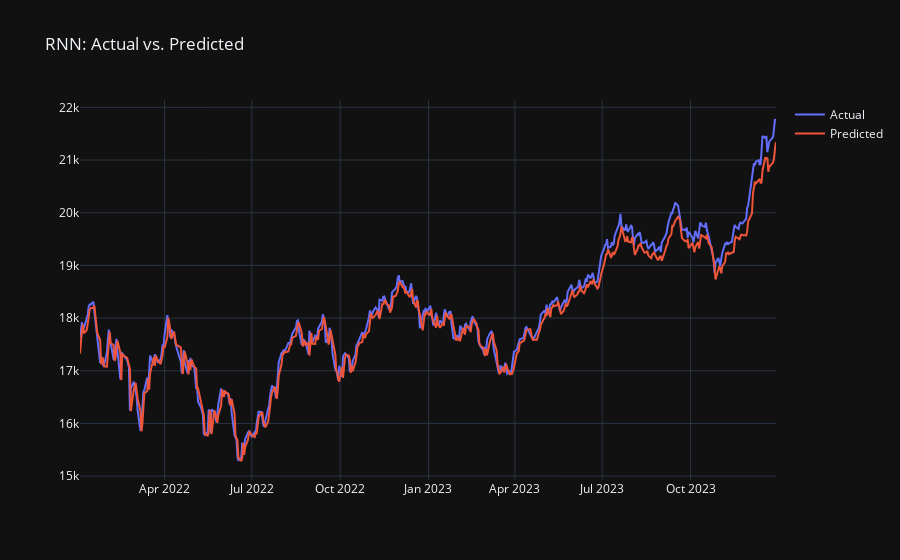

Notebook code for this chart:
### Markdown cell above
### 4. Recurrent Neural Network (RNN)
A type of neural network designed to work with sequential data like time-series stock prices.

### Code cell
# Reshape data for RNN
X_train_rnn = X_train_scaled.reshape((X_train_scaled.shape[0], 1, X_train_scaled.shape[1]))
X_test_rnn = X_test_scaled.reshape((X_test_scaled.shape[0], 1, X_test_scaled.shape[1]))

rnn_model = Sequential([
    SimpleRNN(50, activation='relu', input_shape=(X_train_rnn.shape[1], X_train_rnn.shape[2])),
    Dense(1)
])
rnn_model.compile(optimizer='adam', loss='mse')
rnn_model.fit(X_train_rnn, y_train_scaled, epochs=50, batch_size=32, verbose=0)

y_pred_rnn_scaled = rnn_model.predict(X_test_rnn)
y_pred_rnn = y_scaler.inverse_transform(y_pred_rnn_scaled)

results['RNN'] = {
    'MSE': mean_squared_error(y_test, y_pred_rnn),
    'MAE': mean_absolute_error(y_test, y_pred_rnn),
    'R2': r2_score(y_test, y_pred_rnn)
}
print(f"RNN MSE: {results['RNN']['MSE']}")

# Plotting
fig = go.Figure()
fig.add_trace(go.Scatter(x=y_test.index, y=y_test, mode='lines', name='Actual'))
fig.add_trace(go.Scatter(x=y_test.index, y=y_pred_rnn.flatten(), mode='lines', name='Predicted'))
fig.update_layout(title='RNN: Actual vs. Predicted', template='plotly_dark')
fig.show()

### Figure 1 — Plotly figure (JSON) as saved in the notebook; plotly's stock layout.template omitted (floating-point values rounded to 4 significant figures; data arrays with more than 128 entries replaced by an {"elided": "..."} marker saying what was removed)
{"data": [{"mode": "lines", "name": "Actual", "type": "scatter", "x": {"elided": "493 str values"}, "y": {"elided": "493 float values"}}, {"mode": "lines", "name": "Predicted", "type": "scatter", "x": {"elided": "493 str values"}, "y": {"elided": "493 float values"}}], "layout": {"title": {"text": "RNN: Actual vs. Predicted"}}}
